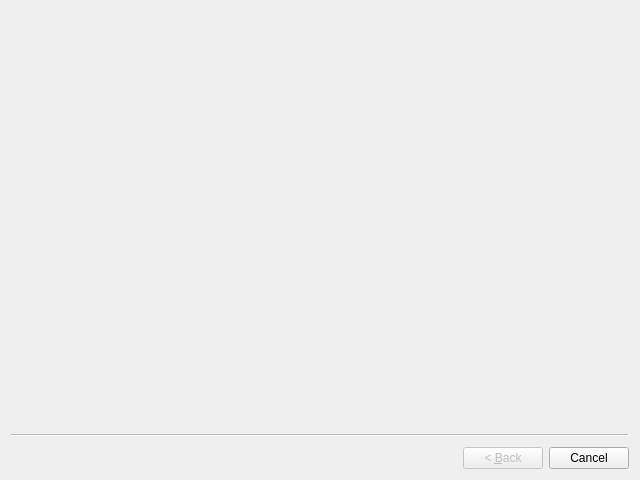
<?xml version="1.0" encoding="UTF-8"?>
<!-- SPDX-License-Identifier: MIT -->
<ui version="4.0">
 <class>WizardHost</class>
 <widget class="QWizard" name="WizardHost">
  <property name="geometry">
   <rect>
    <x>0</x>
    <y>0</y>
    <width>640</width>
    <height>480</height>
   </rect>
  </property>
  <property name="windowTitle">
   <string>QWizard</string>
  </property>
  <property name="toolTip">
   <string>QWizard host</string>
  </property>
 </widget>

</ui>
